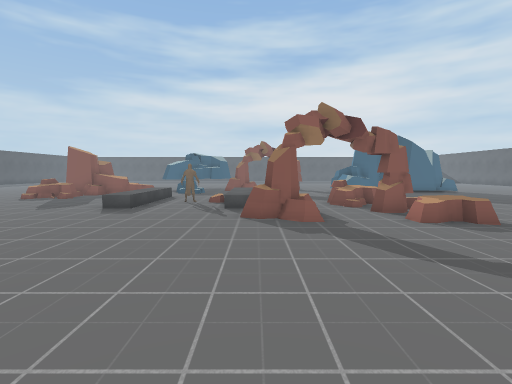
[1] (above)

19 first-person views from a walk through a 3-D level made in the Unity game engine. The camera is 1.3 m above the floor, tilts 4° down and sees 85° across. The floor is counted in squares, 1 m on a side. Each view is taken from the middle of a square. On the plan, view 1 faces up. The plan holds only what a view shows up to about 13 squares ahead; the rest is blank. The place goes on beyond the plan.

[2]
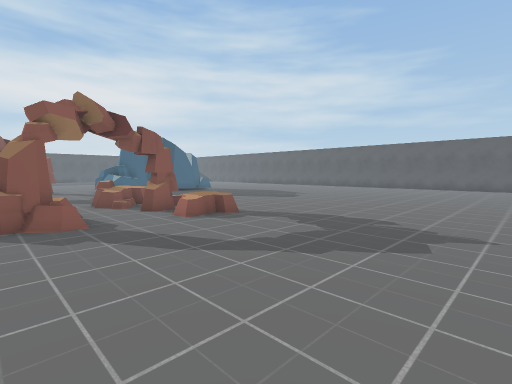

[3]
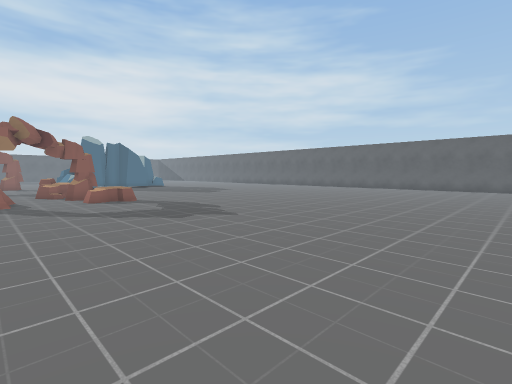

[4]
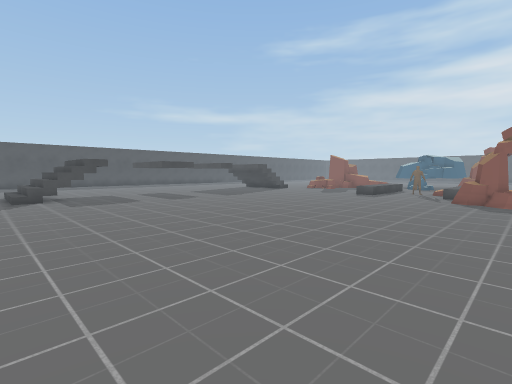

[5]
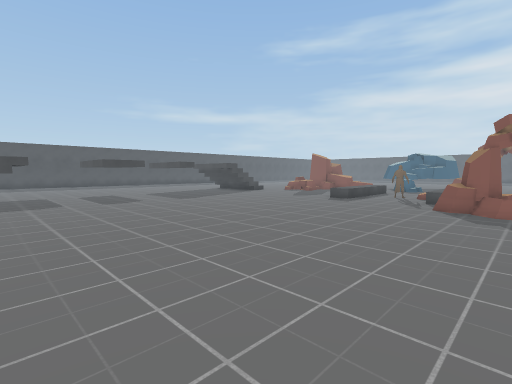

[6]
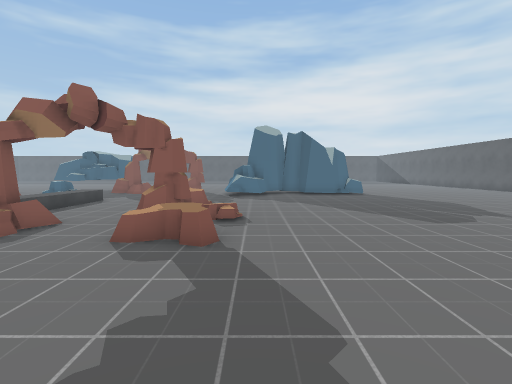

[7]
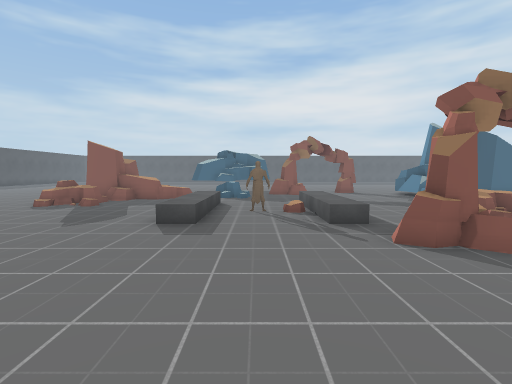

[8]
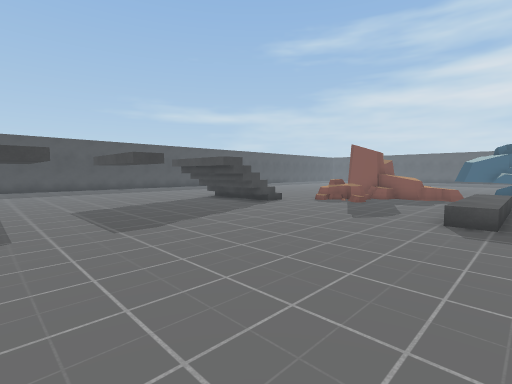

[9]
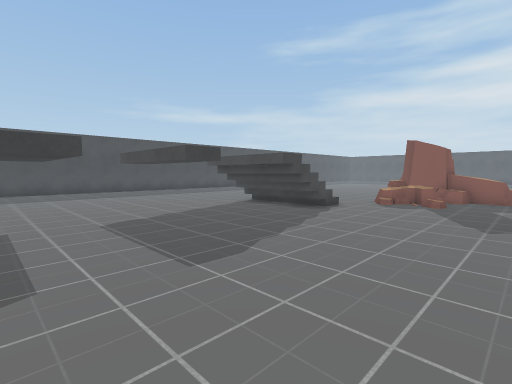

[10]
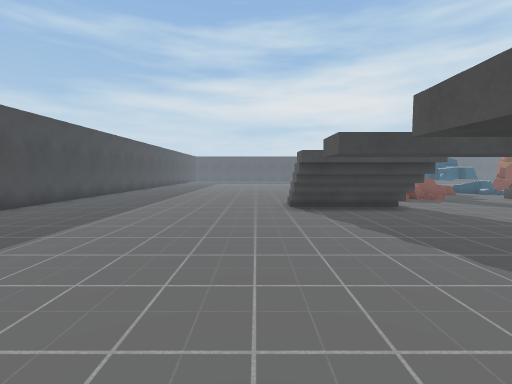

[11]
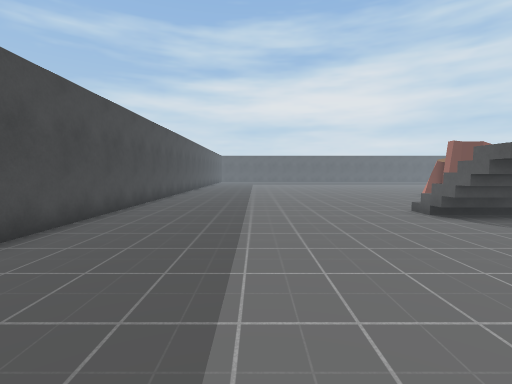

[12]
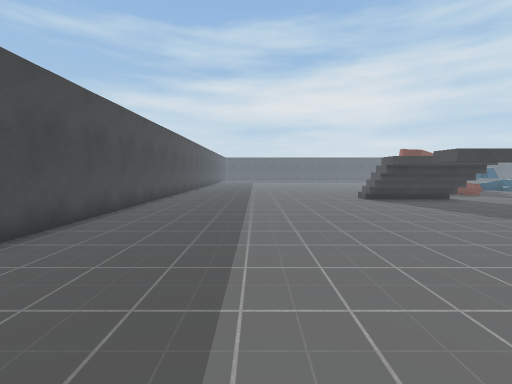

[13]
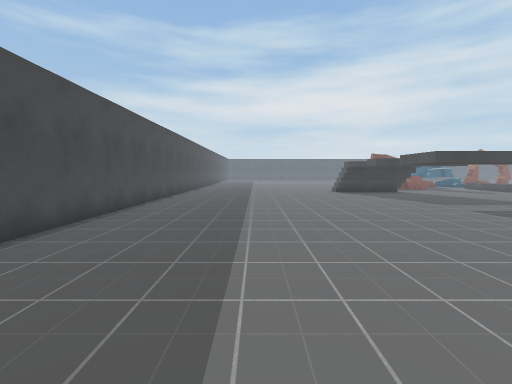

[14]
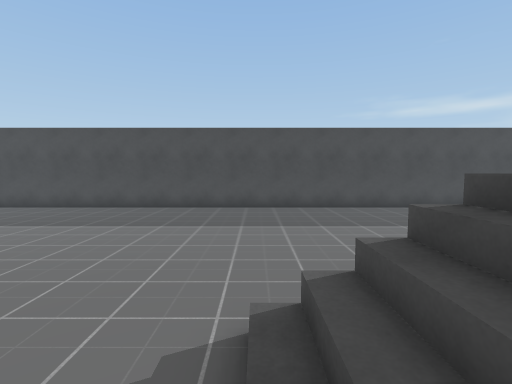

[15]
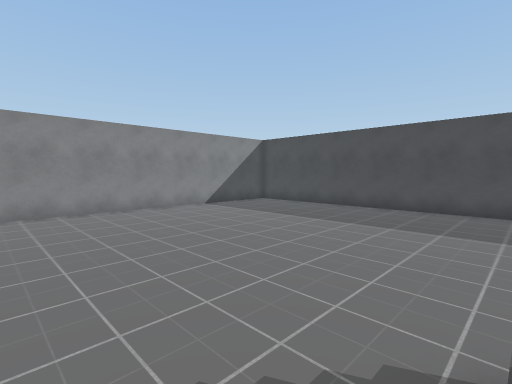

[16]
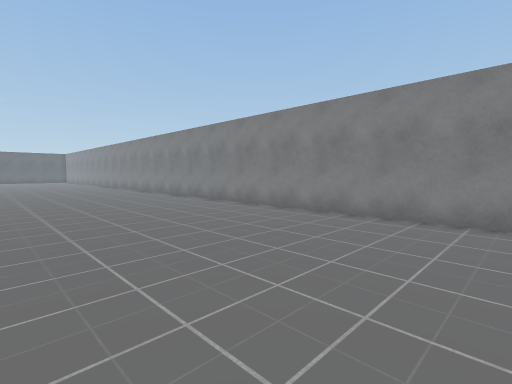

[17]
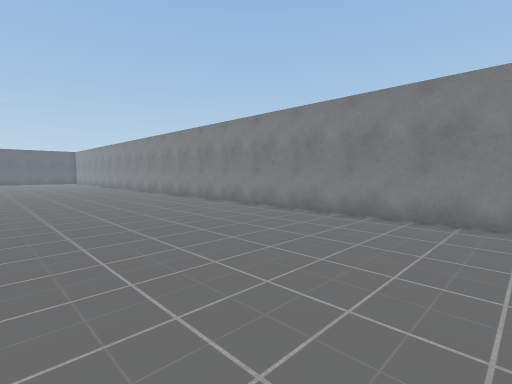

[18]
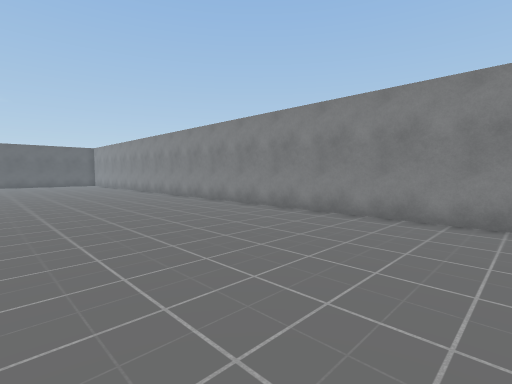

[19]
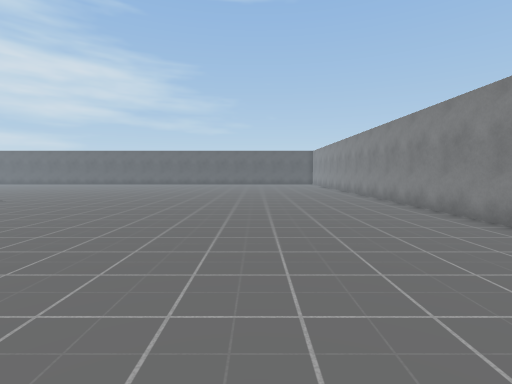

### Floor plan
Key: @ floor where view 1 was taken; # wall or solid block; . main floor; : floor 0.25 m higher than the main floor; + floor 0.5 m higher than the main floor; / step, stairs or slope; = window, fence, low wall or low ledge; v drop or lower ground; R rock; T thing the floor can be seen under or through; O other object.
Columns run from 27 left of view 1 to 17 right of it. Each row starts with its distance up from view 1.
 16 #.............  RR...        ..
 15 #........... ..RRR... /...//...  ............
 14 #...........  .//.....+...//...  ............
 13 #...........  ........+..///...  ............
 12 #.........=   /.......+.O///..RRR...........
 11 #.........=////.......+...//...:  .........
 10 #.........v////......./...//...RRO........
  9 #.........#vvv#............/RR.RR.........
  8 #..........................RR...RR.......
  7 #................................R......
  6 #..........TTTT.........................
  5 #........................................
  4 #.........................................
  3 #.........T   #............................
  2 #.........T   #.............................
  1 #..........TTT .............................
  0 #..........................@.............
 -1 #........... .............................
 -2 #.........     ............................
 -3 #.........v/ //.............................
 -4 #.........=////..............................
 -5 #..........////..............................
 -6 #............      ....................
 -7 #.............           ..........
 -8 #.............          ...........
 -9 #..................................
-10 #.....................................
-11 #.....................................
-12 #....................................
-13 #...................................
-14 #..................................
-15 #..  ..............................
-16 #.    .............................
-17 #      ############################

Where each view was taken, in squares from view 1:
view 1: 0 up, 0 right, facing up
view 2: 0 up, 0 right, facing up-right
view 3: 6 down, 1 right, facing up-right
view 4: 6 down, 2 right, facing up-left
view 5: 3 down, 2 right, facing up-left
view 6: 2 up, 7 right, facing up
view 7: 3 up, 3 left, facing up
view 8: 2 up, 4 left, facing up-left
view 9: 2 up, 7 left, facing up-left
view 10: 1 up, 18 left, facing up
view 11: 3 up, 22 left, facing up
view 12: 2 down, 22 left, facing up
view 13: 7 down, 22 left, facing up
view 14: 5 down, 14 left, facing left
view 15: 5 down, 14 left, facing down-left
view 16: 9 down, 18 left, facing down-right
view 17: 9 down, 13 left, facing down-right
view 18: 9 down, 6 left, facing down-right
view 19: 11 down, 6 left, facing right
